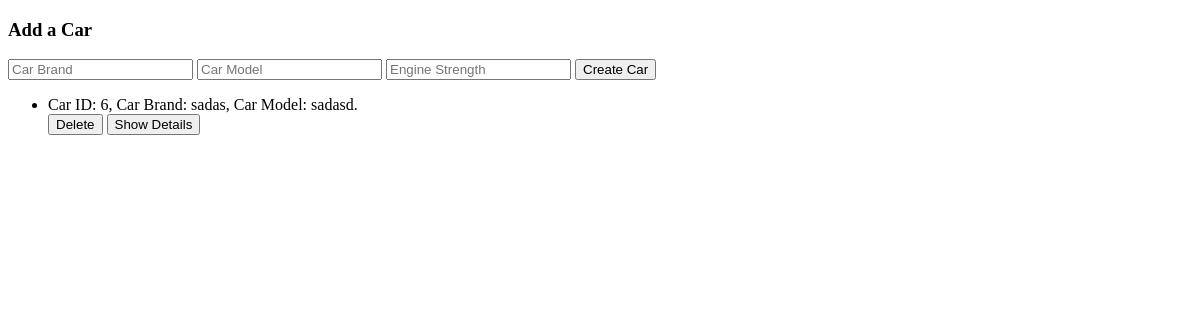
Before: / with the older database file.
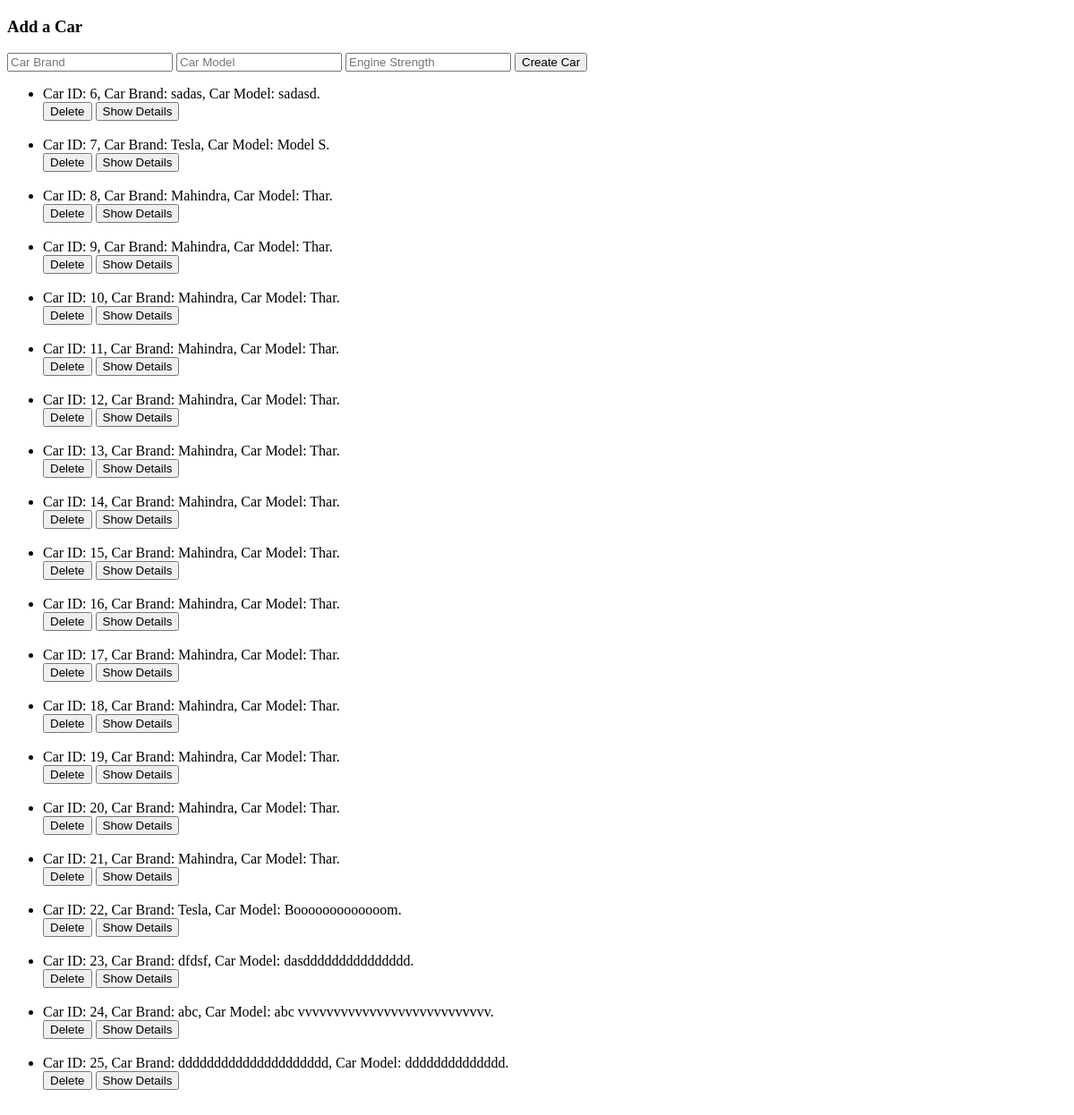
After: the same page with the newer database file.
### DB_Application/models.py (models this page shows)
class Car(db.Model):
    __tablename__ = 'Cars'
    id = db.Column(db.Integer, primary_key = True, nullable = False)
    brand = db.Column(db.Text, nullable = False)
    model = db.Column(db.Text, nullable = False)
    engineStrength = db.Column(db.Integer, nullable = False)
    def __repr__(self):
	    return f"Car ID: {self.id}, Car Brand: {self.brand}, Car Model: {self.model}."

### DB_Application/routes.py (the view, shortened to what this page needs)
    @app.route("/", methods = ['GET', 'POST'])
    def index():
        if req.method == 'GET':
            cars = Car.query.all()
            return render_template('index.html', cars = cars)
        else:
            return "Invalid Request !"

### DB_Application/Templates/index.html (shortened to what this page needs)
{% extends 'base.html' %} {% block title %}Users Index Page{% endblock %} {%
block content %}
<h3>Add a Car</h3>
<form action="/" method="POST">
  <input type="text" name="brand" id="brandField" placeholder="Car Brand" />
  <input type="text" name="model" id="modelField" placeholder="Car Model" />
  <input
    type="number"
    name="engineStrength"
    id="engineStrengthField"
    placeholder="Engine Strength"
  />
  <input type="submit" value="Create Car" />
</form>
<ul>
  {% for car in cars %}
  <li>{{car}}</li>
  <button onclick="deleteCar({{car.id}})">Delete</button>
  <button onclick="carDetails({{car.id}})">Show Details</button
  ><br /><br />
  {% endfor %}
</ul>
{% endblock %}

### DB_Application/Templates/base.html (shortened to what this page needs)
<!DOCTYPE html>
<html lang="en">
  <head>
  </head>
  <body>
    {% block content %} {% endblock %}
  </body>
</html>

Changed rows visible on the page:
added Car: id+brand+model "Car ID: 7, Car Brand: Tesla, Car Model: Model S."
added Car: id+brand+model "Car ID: 8, Car Brand: Mahindra, Car Model: Thar."
added Car: id+brand+model "Car ID: 9, Car Brand: Mahindra, Car Model: Thar."
added Car: id+brand+model "Car ID: 10, Car Brand: Mahindra, Car Model: Thar."
added Car: id+brand+model "Car ID: 11, Car Brand: Mahindra, Car Model: Thar."
added Car: id+brand+model "Car ID: 12, Car Brand: Mahindra, Car Model: Thar."
added Car: id+brand+model "Car ID: 13, Car Brand: Mahindra, Car Model: Thar."
added Car: id+brand+model "Car ID: 14, Car Brand: Mahindra, Car Model: Thar."
added Car: id+brand+model "Car ID: 15, Car Brand: Mahindra, Car Model: Thar."
added Car: id+brand+model "Car ID: 16, Car Brand: Mahindra, Car Model: Thar."
added Car: id+brand+model "Car ID: 17, Car Brand: Mahindra, Car Model: Thar."
added Car: id+brand+model "Car ID: 18, Car Brand: Mahindra, Car Model: Thar."
added Car: id+brand+model "Car ID: 19, Car Brand: Mahindra, Car Model: Thar."
added Car: id+brand+model "Car ID: 20, Car Brand: Mahindra, Car Model: Thar."
added Car: id+brand+model "Car ID: 21, Car Brand: Mahindra, Car Model: Thar."
added Car: id+brand+model "Car ID: 22, Car Brand: Tesla, Car Model: Booooooooooooom."
added Car: id+brand+model "Car ID: 23, Car Brand: dfdsf, Car Model: dasddddddddddddddd."
added Car: id+brand+model "Car ID: 24, Car Brand: abc, Car Model: abc vvvvvvvvvvvvvvvvvvvvvvvvvvv."
added Car: id+brand+model "Car ID: 25, Car Brand: ddddddddddddddddddddd, Car Model: dddddddddddddd."
